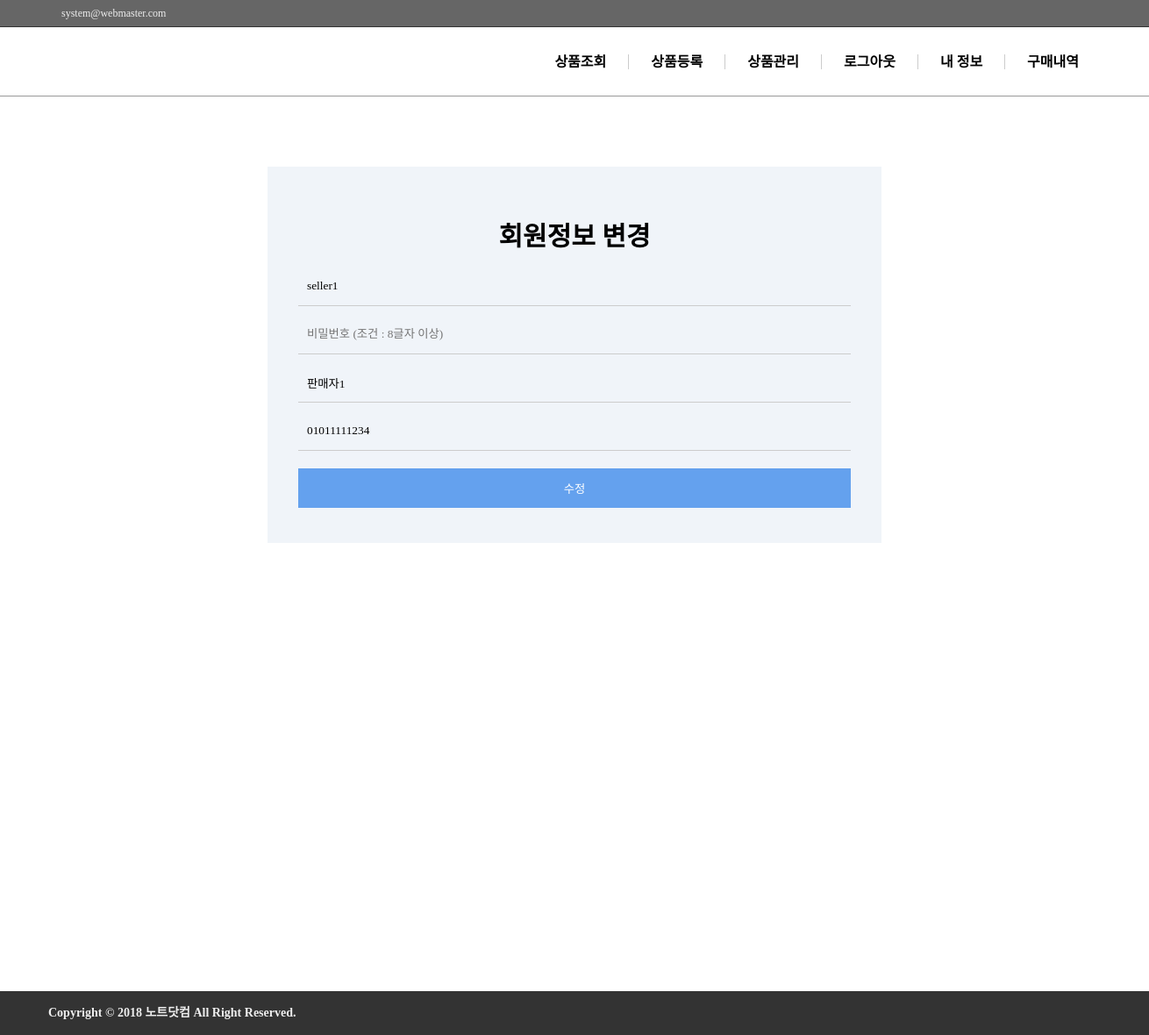
The app's page /member/mypage (signed in) with its own data.
### tables this page shows
CREATE TABLE `member` (
  `idx` int(11) NOT NULL,
  `id` text NOT NULL,
  `pw` text NOT NULL,
  `name` text NOT NULL,
  `phone` text NOT NULL,
  `type` text NOT NULL
);

### mvc/lib.php (called while the page is built, shortened)
<?php
	function view($url, $data = []) {
		extract($data);
			require __dir__."/view/$url.php";
		require __dir__."/view/layout.php";
	}

### mvc/controller/memberController.php (called while the page is built, shortened)
<?php
	class memberController extends _PublicController
	{
		public function __construct()
		{
			parent::__construct();
		}
		public function mypage()
		{
			return view("mod", $this->result);
		}
	}

### mvc/route.php (called while the page is built)
<?php
	class Route
	{
		public $member_access = ["member/logout", "member/mypage", "member/order"];
		public $user_access = ["member/login", "member/join"];
		public function __construct($url)
		{
			$url = explode("/", $url);
			$cont_name = array_shift($url);
			$method = array_shift($url);
			if (
				class_exists($controller = "Controller\\{$cont_name}Controller") &&
				method_exists($inst = new $controller($method), $method)
			) {
				if ($this->accessRight($cont_name."/".$method)) {
					return call_user_func_array([$inst, $method], $url);
				}
			};
		}
		public function accessRight($method)
		{
			$access = isset($_SESSION["login"]) ? $this->user_access : $this->member_access;
			if ( in_array( $method, $access) ) {
				return redirect("/main/index", "접근 불가!");
			} else {
				return true;
			}
		}
	}

### index.php (called while the page is built)
<?php
	require "mvc/lib.php";
	new Route($_GET["url"] ?? "main/index");

### mvc/model/_Base.php (called while the page is built, shortened)
<?php
	class _Base
	{
		public $t = "";
		public function __call($method, $arg)
		{
			return $this->find(...$arg)->$method();
		}
		function __construct()
		{
			$this->db = new PDO("mysql:host=127.0.0.1;dbname=serverside;charset=utf8", "root", "", [
				PDO::ATTR_DEFAULT_FETCH_MODE => PDO::FETCH_ASSOC,
				PDO::ATTR_ERRMODE => PDO::ERRMODE_EXCEPTION
			]);
		}
		public function mq($query, $param = [])
		{
			$q = $this->db->prepare(str_replace("tablename", $this->t, $query));
			$q->execute($param);
			return $q;
		}
		public function find($where = 1, $param = [], $get = "*")
		{
			return $this->mq("SELECT $get FROM `tablename` WHERE {$where}", $param);
		}
		public function table($t)
		{
			$this->t = $t;
			return $this;
		}
	}

### mvc/controller/_PublicController.php (called while the page is built, shortened)
<?php
	class _PublicController
	{
		public $result = [];
		public function __construct()
		{
			$this->db = new _Base;
			$this->login =
			$this->result["login"] =
				isset($_SESSION["login"]) ?
				$this->db->table("member")->fetch("id = ?", [$_SESSION["login"]["id"]]) :
				false;
		}
	}

### mvc/view/mod.php (the view)
    <div class="content login">
    	<div class="wrap">
        	<div class="login_box">
                <h3>	회원정보 변경</h3>
                <form action="/member/modify" method="post" enctype="multipart/form-data">
                    <input type="text" placeholder="아이디 (조건 : 영문 + 숫자)" name="id" class="input_box" value="<?php echo $login['id'] ?>" disabled>
                    <input type="password" placeholder="비밀번호 (조건 : 8글자 이상)" name="pw" class="input_box">
                    <input type="text" placeholder="이름 (조건 : 한글 또는 영문)" name="name" class="input_box" value="<?php echo $login["name"] ?>">
                    <input type="text" placeholder="전화번호 (조건 : 숫자만)" name="phone" class="input_box" value="<?php echo $login["phone"] ?>">
                    <input type="submit" value="수정" class="submit">
                </form>
            </div>
        </div>
    </div>
    <div class="copy">
        <div class="wrap">
            Copyright &copy; 2018 노트닷컴 All Right Reserved.
        </div>
    </div>
</body>
</html>

### css/style.css (style rules this page uses)
* { margin:0 auto; padding:0px; border:0px; box-sizing:border-box; }
body { min-width:1300px }
.wrap { max-width:1200px }
input { border:#ccc solid 1px; font-family:'MalgunGothic' }
.copy { width:100%; background:#333; color:#eee; font-size:14px; float:left; height:50px; line-height:50px; font-weight:700 }

### css/sub.css (style rules this page uses)
.content { width:100%; float:left; margin-top:30px; margin-bottom:30px; min-height:960px }
.content .login_box { width:100%; max-width:700px; background:#f0f4f9; text-align:center; padding:40px 0; margin-bottom:50px; margin-top:50px }
.content .login_box h3 { width:100%; margin:15px 0; float:left; font-size:30px; font-weight:700 }
.content .login_box .input_box { width:90%; background:none; border:none; border-bottom:#ccc solid 1px; height:45px; margin-bottom:10px; padding-left:10px; color:#000 }
.content .login_box .submit { width:90%; background:#64a1ee; height:45px; border:none; color:#fff; margin-top:10px }

### records on screen
member: id "seller1", name "판매자1", phone "01011111234"
